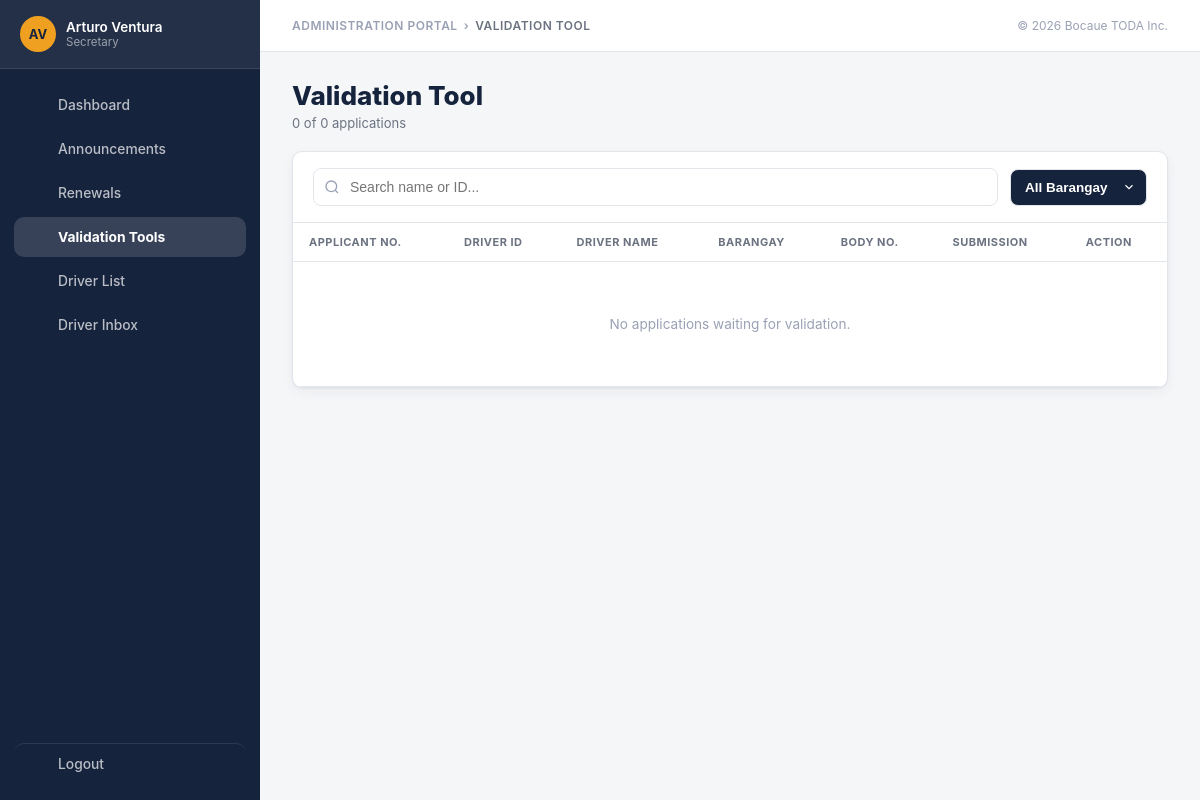
The page /Admin_BOFETODA/validation_tools.php (signed in) on the database its author committed.
### tables this page shows
CREATE TABLE IF NOT EXISTS officers (
    id              INT UNSIGNED AUTO_INCREMENT PRIMARY KEY,
    officer_id      VARCHAR(20)  NOT NULL UNIQUE,
    name            VARCHAR(100) NOT NULL,
    initials        VARCHAR(5)   NOT NULL,
    password        VARCHAR(255) NOT NULL,
    role            ENUM('president','secretary') NOT NULL,
    is_active       TINYINT(1)   NOT NULL DEFAULT 1,
    created_at      TIMESTAMP    NOT NULL DEFAULT CURRENT_TIMESTAMP,
    updated_at      TIMESTAMP    NOT NULL DEFAULT CURRENT_TIMESTAMP
                                   ON UPDATE CURRENT_TIMESTAMP
);

### Admin_BOFETODA/config.php (the view, shortened to what this page needs)
<?php
function current_officer() {
    $id = $_SESSION['officer_id'];
    $pdo = get_pdo();
    $stmt = $pdo->prepare('SELECT officer_id, name, initials, role, password FROM officers WHERE officer_id = :id AND is_active = 1');
    $stmt->execute(['id' => $id]);
    $row = $stmt->fetch();
    return [
        'id'       => $row['officer_id'],
        'name'     => $row['name'],
        'role'     => $row['role'],
        'initials' => $row['initials'],
        'password' => $row['password'],
    ];
}
function is_role($role) {
    $officer = current_officer();
    return $officer && $officer['role'] === $role;
}
function require_role($role) {
    if (!is_role($role)) {
        header('Location: ' . BASE_URL . '/dashboard.php');
        exit;
    }
}
function e($value) { return htmlspecialchars((string) $value, ENT_QUOTES, 'UTF-8'); }
?>
<?php
function nav_icon($name) {
    $icons = [
        'dashboard'   => '<rect x="3" y="3" width="7" height="9" rx="1.5"/><rect x="14" y="3" width="7" height="5" rx="1.5"/><rect x="14" y="12" width="7" height="9" rx="1.5"/><rect x="3" y="16" width="7" height="5" rx="1.5"/>',
        'megaphone'   => '<path d="M3 11l18-5v12L3 13v-2z"/><path d="M11.6 16.8a3 3 0 1 1-5.8-1.6"/>',
        'mail'        => '<rect x="3" y="5" width="18" height="14" rx="2"/><path d="M3 7l9 6 9-6"/>',
        'validate'    => '<path d="M21 12a9 9 0 1 1-3.5-7.1"/><path d="M21 3v6h-6"/><path d="M9 12l2 2 4-4"/>',
        'user'        => '<circle cx="12" cy="8" r="4"/><path d="M4 20c0-4 4-6 8-6s8 2 8 6"/>',
        'check'       => '<path d="M20 6L9 17l-5-5"/>',
        'chart'       => '<path d="M4 20V10"/><path d="M12 20V4"/><path d="M20 20v-7"/>',
        'message'     => '<path d="M21 15a2 2 0 0 1-2 2H7l-4 4V5a2 2 0 0 1 2-2h14a2 2 0 0 1 2 2z"/>',
        'logout'      => '<path d="M9 21H5a2 2 0 0 1-2-2V5a2 2 0 0 1 2-2h4"/><path d="M16 17l5-5-5-5"/><path d="M21 12H9"/>',
    ];
    $path = $icons[$name] ?? '';
    return '<svg viewBox="0 0 24 24" fill="none" stroke="currentColor" stroke-width="2" stroke-linecap="round" stroke-linejoin="round">' . $path . '</svg>';
}
function render_sidebar($active) {
    $officer = current_officer();
    $role = $officer['role'] ?? 'secretary';
    ?>
<aside class="sidebar">
 <div class="sidebar__inner">
  <button type="button" class="sidebar__officer" data-open-modal="profile-modal">
    <div class="sidebar__avatar"><?= e($officer['initials'] ?? '??') ?></div>
    <div>
      <div class="sidebar__officer-name"><?= e($officer['name'] ?? 'Officer') ?></div>
      <div class="sidebar__officer-role"><?= e($role) ?></div>
    </div>
  </button>
  <nav class="sidebar__nav">
    <a class="nav-link <?= $active === 'dashboard' ? 'is-active' : '' ?>" href="<?= BASE_URL ?>/dashboard.php"><span class="nav-link__icon"><?= nav_icon('dashboard') ?></span> Dashboard</a>
    <a class="nav-link <?= $active === 'general_announcements' ? 'is-active' : '' ?>" href="<?= BASE_URL ?>/manage_announcements.php"><span class="nav-link__icon"><?= nav_icon('megaphone') ?></span> Announcements</a>
    <a class="nav-link <?= $active === 'announcements' ? 'is-active' : '' ?>" href="<?= BASE_URL ?>/announcements.php"><span class="nav-link__icon"><?= nav_icon('mail') ?></span> Renewals</a>
    <?php if ($role === 'secretary'): ?>
      <a class="nav-link <?= $active === 'validation' ? 'is-active' : '' ?>" href="<?= BASE_URL ?>/validation_tools.php"><span class="nav-link__icon"><?= nav_icon('validate') ?></span> Validation Tools</a>
    <?php endif; ?>
    <a class="nav-link <?= $active === 'driverlist' ? 'is-active' : '' ?>" href="<?= BASE_URL ?>/driver_list.php"><span class="nav-link__icon"><?= nav_icon('user') ?></span> Driver List</a>
    <a class="nav-link <?= $active === 'driver_inbox' ? 'is-active' : '' ?>" href="<?= BASE_URL ?>/driver_inbox.php">
      <span class="nav-link__icon"><?= nav_icon('message') ?></span> Driver Inbox
    </a>
    <a class="nav-link nav-link--logout" href="#" data-open-modal="logout-modal"><span class="nav-link__icon"><?= nav_icon('logout') ?></span> Logout</a>
  </nav>
 </div>
</aside>
<?php
}
function render_topbar($crumb, $title, $sub) {
?>
  <div class="topbar">
    <div>
      <div class="topbar__crumb">
        <span class="topbar__crumb-link"><?= e($crumb) ?></span>
        <span class="topbar__crumb-sep">&rsaquo;</span>
        <span class="topbar__crumb-page"><?= e($title) ?></span>
      </div>
    </div>
    <div class="topbar__meta">&copy; <?= APP_YEAR ?> <?= e(APP_NAME) ?></div>
  </div>
<?php
}
?>

### Admin_BOFETODA/config.php (style rules this page uses)
:root { --navy:#16233d; --navy-light:#20325a; --navy-hover:#0f1a30; --gold:#f0a020; --gold-dark:#c9840f; --bg:#f5f6f8; --white:#ffffff; --border:#e2e5ea; --text:#1f2937; --text-muted:#6b7280; --green:#2e7d32; --green-bg:#e8f5e9; --orange:#b8860b; --orange-bg:#fff4e5; --red:#d32f2f; --red-bg:#fdecea; --gray-bg:#f3f4f6; --radius:10px; --sidebar-w:260px; --shadow-card:0 1px 2px rgba(22,35,61,.05), 0 4px 12px rgba(22,35,61,.05); }
* { box-sizing:border-box;margin:0;padding:0; }
html { min-height:100%; }
body { font-family:-apple-system,BlinkMacSystemFont,"Segoe UI",Roboto,Helvetica,Arial,sans-serif; background:var(--bg); color:var(--text); display:flex; min-height:100vh; }
a { color:inherit; }
button { font-family:inherit;cursor:pointer; }
.sidebar { width:var(--sidebar-w); flex-shrink:0; background:var(--navy); color:#fff; align-self:stretch; }
.sidebar__inner { display:flex; flex-direction:column; position:sticky; top:0; height:100vh; height:100dvh; }
.sidebar__officer { display:flex; align-items:center; gap:10px; width:100%; padding:16px 20px; border:none; border-bottom:1px solid rgba(255,255,255,.1); background:transparent; text-align:left; color:inherit; font-family:inherit; cursor:pointer; transition:background .15s ease; }
.sidebar__avatar { width:36px; height:36px; border-radius:50%; background:var(--gold); color:var(--navy); display:flex; align-items:center; justify-content:center; font-weight:700; font-size:13px; flex-shrink:0; }
.sidebar__officer-name { font-size:13.5px; font-weight:600; }
.sidebar__officer-role { font-size:11.5px; color:rgba(255,255,255,.55); text-transform:capitalize; }
.sidebar__nav { flex:1; padding:16px 14px; display:flex; flex-direction:column; gap:4px; overflow-y:auto; }
.nav-link { display:flex; align-items:center; gap:12px; padding:11px 14px; border-radius:10px; color:rgba(255,255,255,.7); text-decoration:none; font-size:13.8px; font-weight:500; transition:background .15s ease, color .15s ease; position:relative; }
.nav-link.is-active { background:rgba(255,255,255,.14); color:#fff; font-weight:700; }
.nav-link__icon { width:18px; height:18px; flex-shrink:0; display:inline-flex; align-items:center; justify-content:center; }
.nav-link__icon svg { width:100%; height:100%; }
.nav-link--logout { margin-top:auto; border-top:1px solid rgba(255,255,255,.1); padding-top:11px; }
.topbar { display:flex; align-items:center; justify-content:space-between; padding:18px 32px; background:#fff; border-bottom:1px solid var(--border); flex-wrap:wrap; gap:12px; }
.topbar__crumb { font-size:12px; color:#9aa1b4; text-transform:uppercase; letter-spacing:.5px; font-weight:600; display:flex; align-items:center; gap:6px; }
.topbar__crumb-link { color:#9aa1b4; text-decoration:none; }
.topbar__crumb-sep { color:#9aa1b4; }
.topbar__crumb-page { color:var(--text-muted); }
.topbar__meta { text-align:right; font-size:12px; color:#9aa1b4; }

### rows shown on the page
officers: initials "AV", name "Arturo Ventura", role "Secretary"

### other values the page prints
$crumb "ADMINISTRATION PORTAL"
$title "VALIDATION TOOL"
APP_YEAR "2026"
APP_NAME "Bocaue TODA Inc."
count($pending) "0"
$totalApplications "0"
